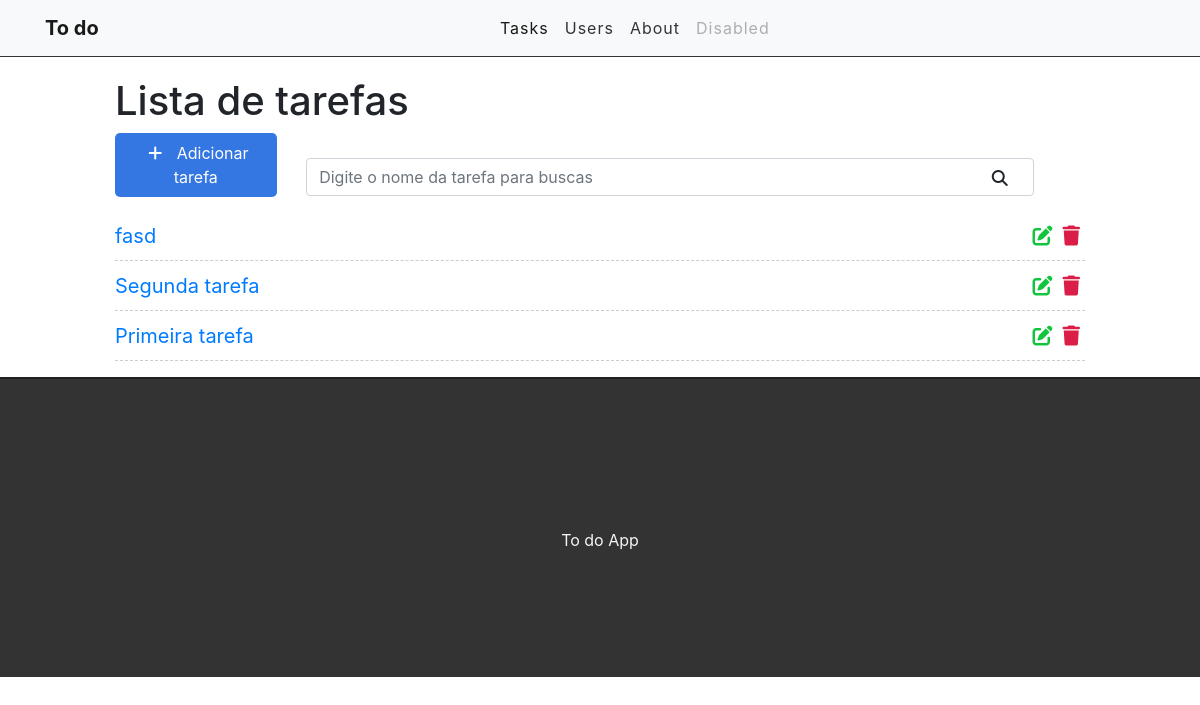
The app's page /, older data.
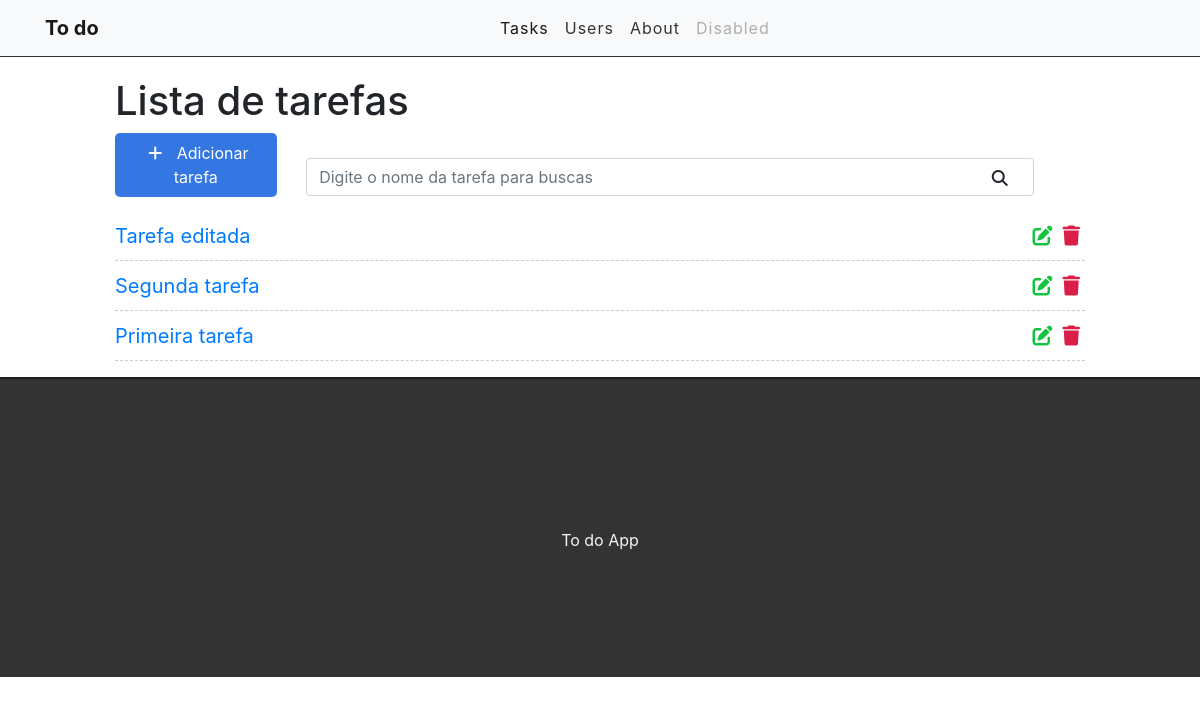
The same page, newer data.
### tasks/models.py (models this page shows, shortened)
class Task(models.Model):
    STATUS = [
        ('doing', 'Doing'),
        ('done', 'Done')
    ]
    title = models.CharField(max_length=256)
    description = models.CharField(max_length= 1024)
    done = models.CharField(max_length=64, choices=STATUS)
    created_at = models.DateTimeField(auto_now_add=True)
    update_at = models.DateTimeField(auto_now=True)

### tasks/views.py (the view)
# urls.py: path('', views.taskList, name='task-list'),
def taskList(request):
    tasks = Task.objects.all().order_by('-created_at')
    return render(request, 'tasks/task_list.html', {'tasks': tasks})

### tasks/templates/tasks/task_list.html (shortened to what this page needs)
{% extends 'base.html' %}
{% block content %}
<div class="offset-1 col-10 list-div">
    <h1>Lista de tarefas</h1>
    <a id="add-link" href="/newtask">
        <div class="col-2 add-div">
            <i class="fas fa-plus"></i> Adicionar tarefa
        </div>
    </a>
    <div class="col-9 search-div">
        <input class="form-control" type="text" name="search" id="serach" placeholder="Digite o nome da tarefa para buscas">
        <i class="fas fa-search"></i>
    </div>
    <ul class="task-list">
        {% for task in tasks %}
        <li class="task-item">
            <span><a href="/task/{{ task.id }}">{{ task.title }}</a></span>
            <a href="/deletetask/{{ task.id }}"><span><i class="fas fa-trash"></i></span></a>
            <a href="/edittask/{{ task.id }}"><span><i class="fas fa-edit"></i></span></a>
        </li>
        {% endfor %}
    </ul>
</div>
{% endblock %}

Row changes from the older to the newer data that the page shows:
changed Task: title "fasd" → "Tarefa editada"
